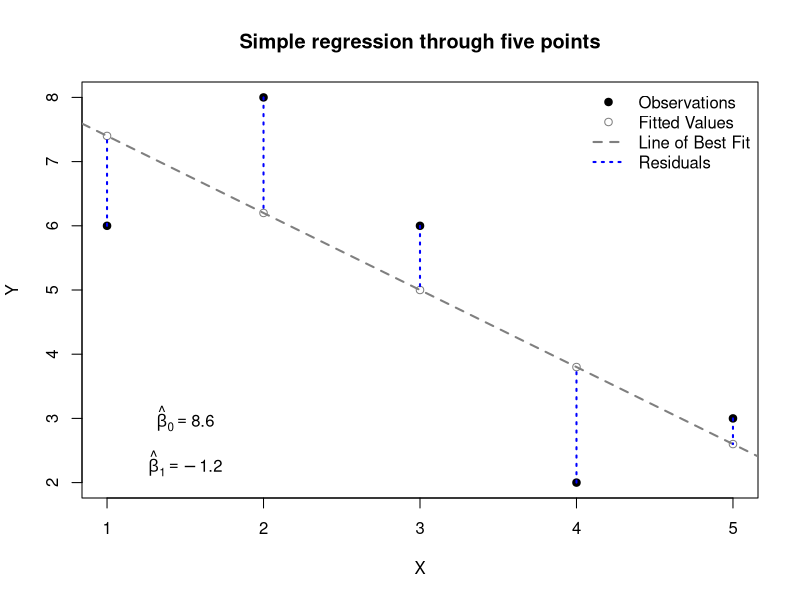
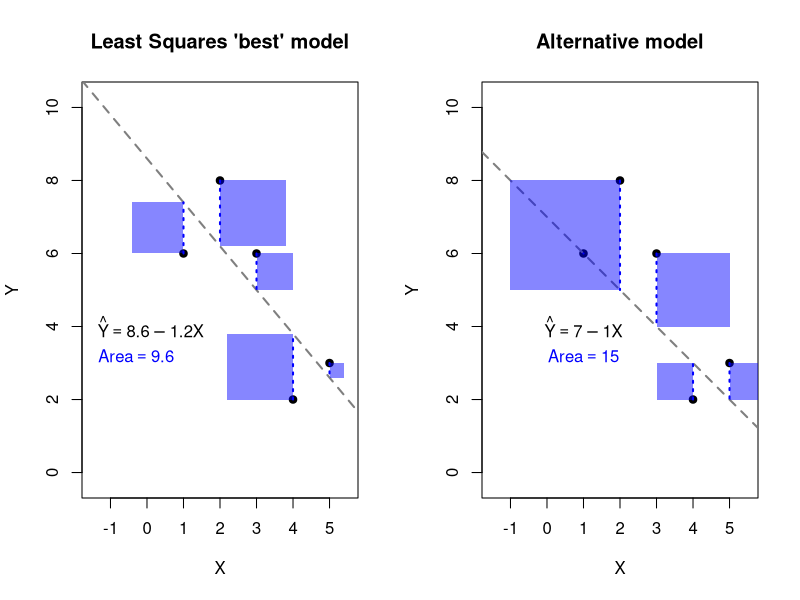

These figures' R source, in order:
## ---- chunk 1
#| label: fig-unsolvedreg
#| code-fold: true
#| fig-cap: "Illustration of simple regression concepts"
X <- c(1,2,3,4,5)
Y <- c(6,8,6,2,3)

plot(X,Y,pch=19,main='Simple regression through five points')
abline(reg=lm(Y~X),lty=2,lwd=2,col='grey50')
points(1:5,lm(Y~X)$fitted.values,col='grey50')
segments(x0=X,y0=Y,x1=X,y1=lm(Y~X)$fitted.values,col='#0000ff',lwd=2,lty=3)
legend(x='topright',lty=c(NA,NA,2,3),pch=c(19,1,NA,NA),lwd=c(NA,NA,2,2),
       col=c('#000000','grey50','grey50','#0000ff'),bty='n',
       legend=c('Observations','Fitted Values','Line of Best Fit','Residuals'))
text(x=1.5,y=3,labels=expression(hat(beta)[0]==8.6))
text(x=1.5,y=2.3,labels=expression(hat(beta)[1]==-1.2))
## ---- chunk 2
#| label: fig-leastsquares
#| code-fold: true
#| fig-cap: "Least Squares comparison of two models"

par(mfrow=c(1,2))
plot(X,Y,pch=19,main="Least Squares 'best' model",
     asp=1,xlim=c(-1.5,5.5))
abline(reg=lm(Y~X),lty=2,lwd=2,col='grey50')
segments(x0=X,y0=Y,x1=X,y1=lm(Y~X)$fitted.values,col='#0000ff',lwd=2,lty=3)
rect(xleft=c(-0.4,2,3,2.2,5),ybottom=c(6,6.2,5,2,2.6),
     xright=c(1,3.8,4,4,5.4),ytop=c(7.4,8,6,3.8,3),
     col='#0000ff79',border=NA)
text(x=0.1,y=4,labels=expression(hat(Y) == 8.6-1.2*X))
text(x=-0.3,y=3.2,labels=expression(Area == 9.6),col='#0000ff')

plot(X,Y,pch=19,main="Alternative model",
     asp=1,xlim=c(-1.5,5.5))
abline(a=7,b=-1,lty=2,lwd=2,col='grey50')
segments(x0=X,y0=Y,x1=X,y1=7-X,col='#0000ff',lwd=2,lty=3)
rect(xleft=c(-1,3,3,5),ybottom=c(5,4,2,2),
     xright=c(2,5,4,6),ytop=c(8,6,3,3),
     col='#0000ff79',border=NA)
text(x=1,y=4,labels=expression(hat(Y) == 7-1*X))
text(x=1,y=3.2,labels=expression(Area == 15),col='#0000ff')
